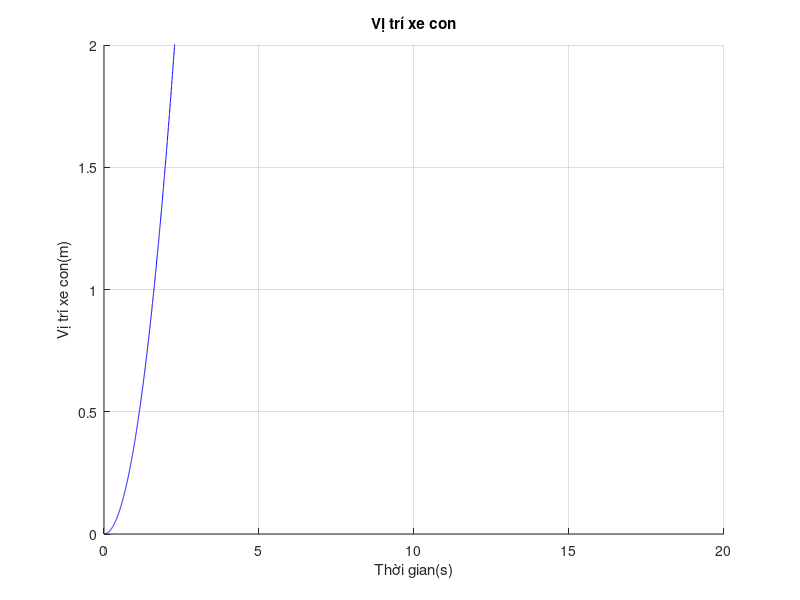
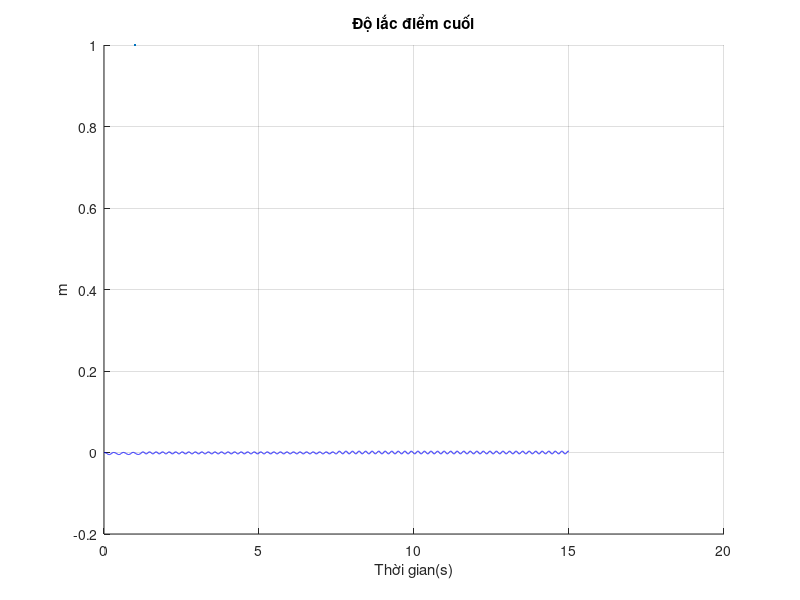
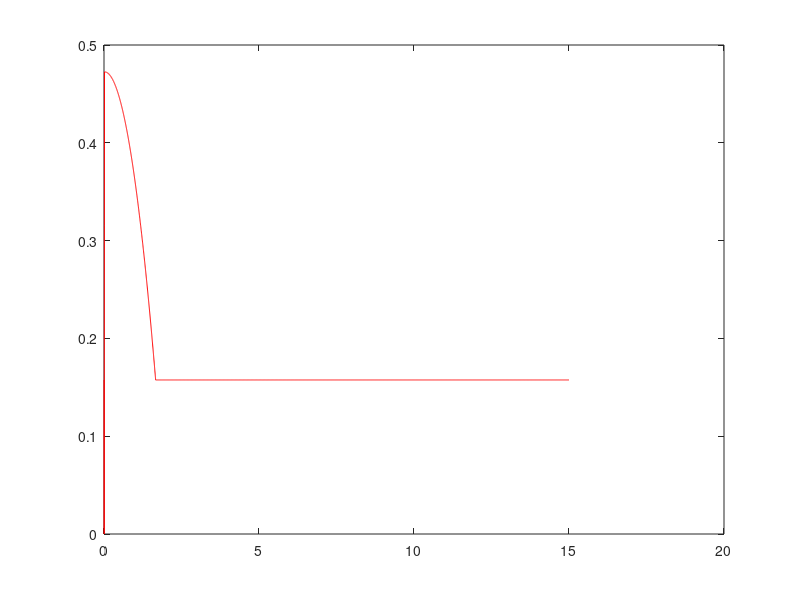

The MATLAB source for these figures, in order: (Note: this script raises an error after producing the figures.)
clc; clear;
pA=0.297;EI=0.754;g=9.81;
L=0.63;
mw=13.1;
mh=0.86;
mk=0.04;
tmax=15;
n=5;
r=5000;
dt=tmax/(r-1);
ds=L/(n-1); 
%%%%%%%%%%%%%%%%%%%%%%%%%%%%%%%%%%%%%%%%%%%%%%%%%%%%%%%%%%%%%%%%%%%%%%                              
%%%%%%%%%%%%%%%%%%%%%%%%%%%%%%%%%%%%%%%%%%%%%%%%%%%%%%%%%%%%%%%%%%%%%%
F1=zeros(1,r);
h=zeros(1,r);
h(1:2)=ds;
w3=zeros(1,r);
F2=zeros(1,r);
l=2;
w=zeros(n,r);
F1(1:r/2)=10;
F2(1:r/2)=mh*g-0.2;
check2= zeros(1,r);
%%%%%%%%%%%%%%%%%%%%%%%%%%%%%%%%%%%%%%
%%%%%%%%%%%%%%%%%%%%%%%%%%%%%%%%%%%%%%
for j =3:r-1
wsss0=(w(3,j)-2*w(2,j)+w(1,j))/(2*ds^3);
w(1,j+1)=(F1(j+1)-EI*wsss0)*(dt^2/mw)+2*w(1,j)-w(1,j-1); % 5b
for i=3:n-2
S2=(-EI*dt^2)/(ds^4*pA);
S21=-EI*dt^2/ds^3*mh;
wssss=w(i+2,j)-4*w(i+1,j)+6*w(i,j)-4*w(i-1,j)+w(i-2,j);
%%%%%%%%%%%%%%%%%%%%%%%%%%%%%%%%%%%%%%
ddtx3=(w3(j)-2*w3(j-1)+w3(j-2))/(dt^2);
dyx2=(w(l+1,j-1)-w(l-1,j-1))/2*ds;
check2(j)=ddtx3*dyx2;
h(j+1)=(F2(j+1)-mh*g-mh*ddtx3*dyx2)*dt^2/mh+2*h(j)-h(j-1);
if h(j+1)<ds
    l=2;
    h(j+1)=ds;
elseif h(j+1)>L-ds
    l=n-1;
    h(j+1)=L-ds;
else 
    l= ceil(h(j+1)/ds);
end
if i == l
w(i,j+1) = S21*wssss+2*w(i,j)-w(i,j-1);
w3(j+1)=w(i,j+1)-w(1,j+1);
else
w(i,j+1)=S2*wssss+2*w(i,j)-w(i,j-1);
w3(j+1)=w(i,j+1)-w(1,j+1);
end
end
 S3=(EI*(dt^2))/(mk*2*ds^3);
 w(2,j+1)=w(1,j+1);
 wsssl=(-2*w(n,j)+3*w(n-1,j)-w(n-2,j));
 w(n,j+1)=2*w(n,j)-w(n,j-1)+S3*wsssl; % 5e
 w(n-1,j+1)=(w(n,j+1)+w(n-2,j+1))/2;
%%%%%%%%%%%%%%%%%%%%%%%%%%%%%%%%%%%%%%%%%%%%%%%%%%%%%%%%%%%%%%%%%%%%%%%%%%
%%%%%%%%%%%%%%%%%%%%%%%%%%%%%%%%%%%%%%%%%%%%%%%%%%%%%%%%%%%%%%%%%%%%%%%%%%
end
%%%%%%%%%%%%%%%%%%%%%%%%%%%%%%%%%%%%%%%%%%%%%%%%%%%%%%%%%%%%%%%%%%%%                              
%%%%%%%%%%%%%%%%%%%%%%%%%%%%%%%%%%%%%%%%%%%%%%%%%%%%%%%%%%%%%%%%%%%%
x=0:dt:tmax;
figure(1)
grid on 
hold on
plot(x,w(1,:),'b',LineWidth=2.5);
xlabel('Thời gian(s)')
ylim([0 2])
ylabel('Vị trí xe con(m)')
title('Vị trí xe con')

figure(2)
hold on 
grid on
dolac=zeros(1,r);
for i=1:r
dolac(i)=w(n,i)-w(1,i);
end
plot(x,dolac,'b',LineWidth=1);
title('Độ lắc điểm cuối');
xlabel('Thời gian(s)');
ylabel('m');
check = w3-w(1,:);

figure(3)
plot(x,h,'r');
title('Vị trí xe nâng',LineWidth=1);
xlabel('Thời gian(s)');
ylabel('m');
title('Vị trí xe nâng');
figure(4)
plot(x,w3,LineWidth=1)
title('Độ lắc xe nâng');
xlabel('Thời gian(s)');
ylabel('m');



